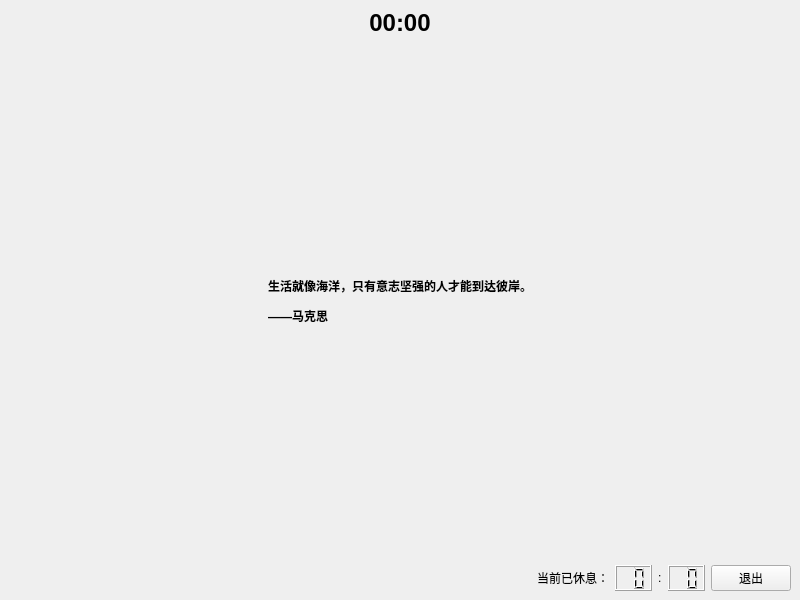
<?xml version="1.0" encoding="UTF-8"?>
<ui version="4.0">
 <class>MainWindow</class>
 <widget class="QMainWindow" name="MainWindow">
  <property name="geometry">
   <rect>
    <x>0</x>
    <y>0</y>
    <width>800</width>
    <height>600</height>
   </rect>
  </property>
  <property name="windowTitle">
   <string>MainWindow</string>
  </property>
  <widget class="QWidget" name="centralwidget">
   <layout class="QVBoxLayout" name="verticalLayout">
    <item>
     <layout class="QHBoxLayout" name="horizontalLayout_2">
      <item>
       <widget class="QLabel" name="m_time">
        <property name="text">
         <string>&lt;h1&gt;00:00&lt;/h1&gt;</string>
        </property>
        <property name="alignment">
         <set>Qt::AlignHCenter|Qt::AlignTop</set>
        </property>
       </widget>
      </item>
     </layout>
    </item>
    <item>
     <spacer name="verticalSpacer_2">
      <property name="orientation">
       <enum>Qt::Vertical</enum>
      </property>
      <property name="sizeHint" stdset="0">
       <size>
        <width>20</width>
        <height>40</height>
       </size>
      </property>
     </spacer>
    </item>
    <item>
     <layout class="QHBoxLayout" name="horizontalLayout_3">
      <item>
       <spacer name="horizontalSpacer_2">
        <property name="orientation">
         <enum>Qt::Horizontal</enum>
        </property>
        <property name="sizeHint" stdset="0">
         <size>
          <width>40</width>
          <height>20</height>
         </size>
        </property>
       </spacer>
      </item>
      <item>
       <widget class="QLabel" name="m_poem">
        <property name="text">
         <string>&lt;html&gt;&lt;head/&gt;&lt;body&gt;&lt;p&gt;&lt;span style=&quot; font-weight:700;&quot;&gt;生活就像海洋，只有意志坚强的人才能到达彼岸。&lt;/span&gt;&lt;/p&gt;&lt;p&gt;&lt;span style=&quot; font-weight:700;&quot;&gt;——马克思&lt;/span&gt;&lt;/p&gt;&lt;/body&gt;&lt;/html&gt;</string>
        </property>
        <property name="alignment">
         <set>Qt::AlignLeading|Qt::AlignLeft|Qt::AlignVCenter</set>
        </property>
       </widget>
      </item>
      <item>
       <spacer name="horizontalSpacer_3">
        <property name="orientation">
         <enum>Qt::Horizontal</enum>
        </property>
        <property name="sizeHint" stdset="0">
         <size>
          <width>40</width>
          <height>20</height>
         </size>
        </property>
       </spacer>
      </item>
     </layout>
    </item>
    <item>
     <spacer name="verticalSpacer">
      <property name="orientation">
       <enum>Qt::Vertical</enum>
      </property>
      <property name="sizeHint" stdset="0">
       <size>
        <width>20</width>
        <height>40</height>
       </size>
      </property>
     </spacer>
    </item>
    <item>
     <layout class="QHBoxLayout" name="horizontalLayout">
      <item>
       <widget class="QLabel" name="m_iconShow">
        <property name="text">
         <string>&lt;html&gt;&lt;head/&gt;&lt;body&gt;&lt;p&gt;&lt;img src=&quot;:/Icon/logo.svg&quot;/&gt;&lt;/p&gt;&lt;/body&gt;&lt;/html&gt;</string>
        </property>
       </widget>
      </item>
      <item>
       <spacer name="horizontalSpacer">
        <property name="orientation">
         <enum>Qt::Horizontal</enum>
        </property>
        <property name="sizeHint" stdset="0">
         <size>
          <width>40</width>
          <height>20</height>
         </size>
        </property>
       </spacer>
      </item>
      <item>
       <widget class="QLabel" name="label">
        <property name="text">
         <string>当前已休息：</string>
        </property>
       </widget>
      </item>
      <item>
       <widget class="QLCDNumber" name="m_minTime">
        <property name="digitCount">
         <number>2</number>
        </property>
       </widget>
      </item>
      <item>
       <widget class="QLabel" name="label_2">
        <property name="text">
         <string>:</string>
        </property>
       </widget>
      </item>
      <item>
       <widget class="QLCDNumber" name="m_secondTime">
        <property name="digitCount">
         <number>2</number>
        </property>
       </widget>
      </item>
      <item>
       <widget class="QPushButton" name="m_exitButton">
        <property name="sizePolicy">
         <sizepolicy hsizetype="Fixed" vsizetype="Fixed">
          <horstretch>0</horstretch>
          <verstretch>0</verstretch>
         </sizepolicy>
        </property>
        <property name="text">
         <string>退出</string>
        </property>
       </widget>
      </item>
     </layout>
    </item>
   </layout>
  </widget>
 </widget>
 <resources/>
 <connections/>
</ui>
